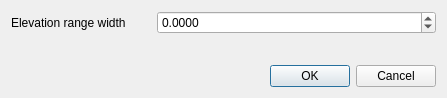
<?xml version="1.0" encoding="UTF-8"?>
<ui version="4.0">
 <class>QgsElevationControllerFixedWidthDialogBase</class>
 <widget class="QWidget" name="QgsElevationControllerFixedWidthDialogBase">
  <property name="geometry">
   <rect>
    <x>0</x>
    <y>0</y>
    <width>447</width>
    <height>98</height>
   </rect>
  </property>
  <property name="windowTitle">
   <string>Elevation Controller Range Width</string>
  </property>
  <layout class="QGridLayout" name="gridLayout" columnstretch="1,2">
   <item row="0" column="0">
    <widget class="QLabel" name="label">
     <property name="text">
      <string>Elevation range width</string>
     </property>
    </widget>
   </item>
   <item row="0" column="1">
    <widget class="QgsDoubleSpinBox" name="mWidthSpin">
     <property name="decimals">
      <number>4</number>
     </property>
     <property name="minimum">
      <double>-1.000000000000000</double>
     </property>
     <property name="maximum">
      <double>999999999.000000000000000</double>
     </property>
    </widget>
   </item>
   <item row="2" column="0" colspan="2">
    <widget class="QDialogButtonBox" name="mButtonBox">
     <property name="standardButtons">
      <set>QDialogButtonBox::Cancel|QDialogButtonBox::Ok</set>
     </property>
    </widget>
   </item>
   <item row="1" column="1">
    <spacer name="verticalSpacer">
     <property name="orientation">
      <enum>Qt::Vertical</enum>
     </property>
     <property name="sizeHint" stdset="0">
      <size>
       <width>20</width>
       <height>40</height>
      </size>
     </property>
    </spacer>
   </item>
  </layout>
 </widget>
 <customwidgets>
  <customwidget>
   <class>QgsDoubleSpinBox</class>
   <extends>QDoubleSpinBox</extends>
   <header>qgsdoublespinbox.h</header>
  </customwidget>
 </customwidgets>
 <resources/>
 <connections/>
</ui>
